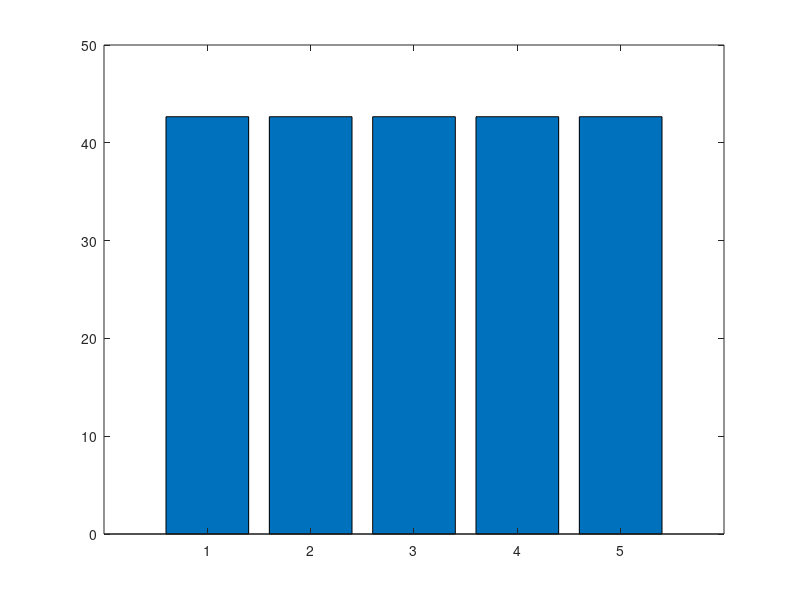

MATLAB code for this plot: (Note: this script raises an error after producing the figure.)
%% === DATA ===
% Namn
data_namn = [
    48 48 32 32 48 48;  % Erik
    48 48 32 32 48 48;  % Moussa
    48 48 32 32 48 48;  % Omar
    48 48 32 32 48 48;  % Piotr
    48 48 32 32 48 48   % Rahul
];
labels_namn = {'Scandinavian', 'East Africa', 'Middle Eastern', 'Eastern Europe', 'South Asia'};

% Ålder
data_alder = [
    48 48 32 32 48 48;  % 
    48 48 32 32 48 48;  % 
    48 48 32 32 48 48;  % 
    48 48 32 32 48 48;  % 
    48 48 32 32 48 48   % 
];
labels_alder = {'22', '25', '28', '31', '34'};

% Kön
data_kon = [
    48 48 32 32 48 48;  % Kvinna
    48 48 32 32 48 48;  % Kvinna
    48 48 32 32 48 48;  % Kvinna
    48 48 32 32 48 48;  % Man
    48 48 32 32 48 48   % Man
    48 48 32 32 48 48   % Man
];
labels_kon = {'Woman', 'Woman', 'Woman', 'Man', 'Man', 'Man'};

%% === Funktion som plottar och sparar figuren som PDF ===
function plotGroupAverages(data, labels, groupTitle, filename)
    uniqueGroups = unique(labels);
    means = zeros(length(uniqueGroups), 1);
    
    for i = 1:length(uniqueGroups)
        idx = strcmp(labels, uniqueGroups{i});
        means(i) = mean(data(idx,:), 'all');
    end

    figure('Visible', 'off');  % 'off' om du inte vill öppna figuren varje gång
    b = bar(means);
    colors = lines(length(uniqueGroups));
    for i = 1:length(uniqueGroups)
        b.CData(i,:) = colors(i,:);
    end

    set(gca, 'XTickLabel', uniqueGroups);
    title(['Average score: ', groupTitle]);
    ylabel('Average Testresults (%)');
    %ylim([70 90]);
    grid on;

    % Spara figuren som PDF
    exportgraphics(gcf, [filename, '.pdf'], 'ContentType', 'vector');
end

%% === Plottar och sparar för varje grupp ===
plotGroupAverages(data_namn, labels_namn, 'Demographic Name', 'average_name');
plotGroupAverages(data_alder, labels_alder, 'Age groups', 'average_age');
plotGroupAverages(data_kon, labels_kon, 'Gender', 'average_gender');
